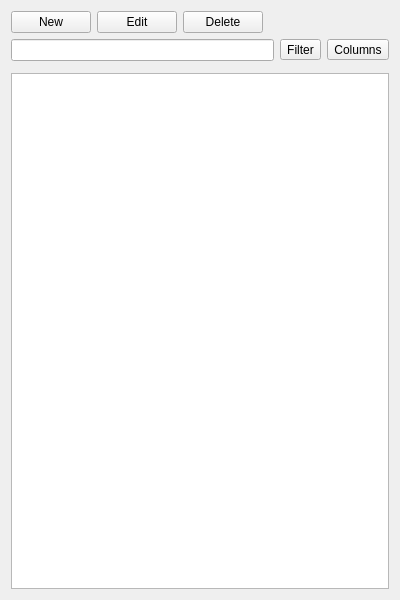
<?xml version="1.0" encoding="UTF-8"?>
<ui version="4.0">
 <class>DockBusstops</class>
 <widget class="QWidget" name="DockBusstops">
  <property name="geometry">
   <rect>
    <x>0</x>
    <y>0</y>
    <width>400</width>
    <height>600</height>
   </rect>
  </property>
  <property name="windowTitle">
   <string>Form</string>
  </property>
  <layout class="QVBoxLayout" name="verticalLayout">
   <item>
    <layout class="QHBoxLayout" name="hlButtonBar">
     <item>
      <widget class="QPushButton" name="pbNew">
       <property name="text">
        <string>New</string>
       </property>
      </widget>
     </item>
     <item>
      <widget class="QPushButton" name="pbEdit">
       <property name="text">
        <string>Edit</string>
       </property>
      </widget>
     </item>
     <item>
      <widget class="QPushButton" name="pbDelete">
       <property name="text">
        <string>Delete</string>
       </property>
      </widget>
     </item>
     <item>
      <spacer name="horizontalSpacer">
       <property name="orientation">
        <enum>Qt::Orientation::Horizontal</enum>
       </property>
       <property name="sizeHint" stdset="0">
        <size>
         <width>40</width>
         <height>20</height>
        </size>
       </property>
      </spacer>
     </item>
    </layout>
   </item>
   <item>
    <layout class="QHBoxLayout" name="horizontalLayout">
     <item>
      <widget class="WdgProjectDataTableQuickSearchLineEdit" name="leSearch"/>
     </item>
     <item>
      <widget class="QToolButton" name="tbFilter">
       <property name="text">
        <string>Filter</string>
       </property>
      </widget>
     </item>
     <item>
      <widget class="QToolButton" name="tbColumns">
       <property name="text">
        <string>Columns</string>
       </property>
       <property name="popupMode">
        <enum>QToolButton::ToolButtonPopupMode::InstantPopup</enum>
       </property>
      </widget>
     </item>
    </layout>
   </item>
   <item>
    <widget class="WdgFilterBanner" name="filterBanner" native="true"/>
   </item>
   <item>
    <widget class="WdgProjectDataTableView&lt;Busstop&gt;" name="twBusstops">
     <property name="selectionBehavior">
      <enum>QAbstractItemView::SelectionBehavior::SelectRows</enum>
     </property>
     <property name="sortingEnabled">
      <bool>true</bool>
     </property>
     <attribute name="horizontalHeaderStretchLastSection">
      <bool>true</bool>
     </attribute>
     <attribute name="verticalHeaderVisible">
      <bool>false</bool>
     </attribute>
     <attribute name="verticalHeaderMinimumSectionSize">
      <number>20</number>
     </attribute>
     <attribute name="verticalHeaderDefaultSectionSize">
      <number>20</number>
     </attribute>
    </widget>
   </item>
  </layout>
 </widget>
 <customwidgets>
  <customwidget>
   <class>WdgFilterBanner</class>
   <extends>QWidget</extends>
   <header>src\ui\widgets\WdgFilterBanner.h</header>
   <container>1</container>
  </customwidget>
  <customwidget>
   <class>WdgProjectDataTableView&lt;Busstop&gt;</class>
   <extends>QTableView</extends>
   <header>src\ui\widgets\WdgProjectDataTableView.h</header>
  </customwidget>
  <customwidget>
   <class>WdgProjectDataTableQuickSearchLineEdit</class>
   <extends>QLineEdit</extends>
   <header>src\ui\widgets\WdgProjectDataTableQuickSearchLineEdit.h</header>
  </customwidget>
 </customwidgets>
 <resources/>
 <connections/>
</ui>
